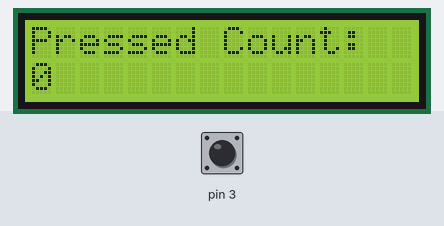
The sketch below on a simulated Arduino Uno, built with avr-gcc and run on an emulated ATmega328P. On the bench: 16×2 character LCD. Inputs (shaded band) come from the test bench; at power-on: pin 3 HIGH.

Above: at 1.2 s.
1.3 s: pin 3 pulled LOW for 0.15 s
At 2.6 s:
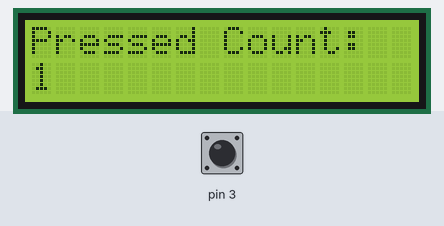
2.9 s: pin 3 pulled LOW for 1 s
At 5.1 s:
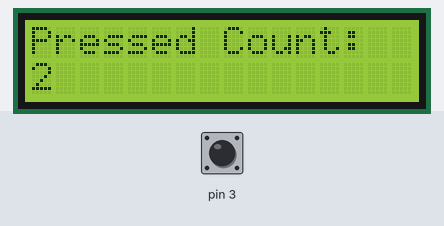
5.4 s: pin 3 pulled LOW for 0.15 s
At 6.7 s:
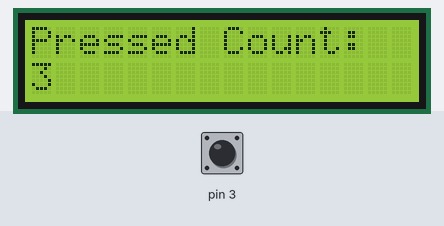
7.0 s: pin 3 pulled LOW for 1 s
At 9.4 s:
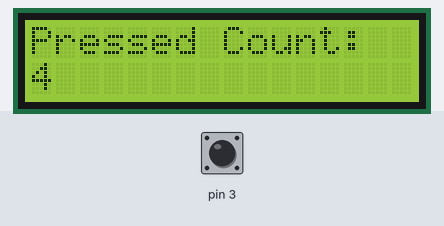
Timing chart, 0 to 10.5 s (numbered marks = the images above; inputs shaded):
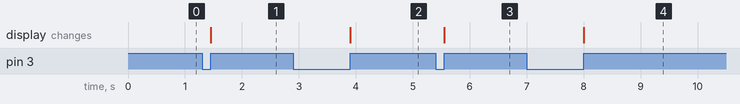

The sketch:

Modified_LCDButton.ino
```cpp
#include <LiquidCrystal.h>          //the liquid crystal library contains commands for printing to the display

LiquidCrystal lcd(13, 12, 11, 10, 9, 8);   // tell the RedBoard what pins are connected to the display
int count = 0;

// my curr/last frame code is inspired by my game programming, checking button states between game frames to see if an input has been checked
bool pressedLastFrame = false;
bool pressedCurrFrame = false;

void setup() {

  lcd.begin(16, 2);                 //tell the lcd library that we are using a display that is 16 characters wide and 2 characters high
  lcd.clear();                      //clear the display

  pinMode(3, INPUT_PULLUP);
}

void loop() {
  // assign button press to last frame/loop
  pressedLastFrame = pressedCurrFrame;

  // check to see if button is pressed this frame
  pressedCurrFrame = digitalRead(3) == LOW;

  if (pressedCurrFrame == false && pressedLastFrame == true) {
    count++;
  }

  lcd.setCursor(0, 0);              //set the cursor to the 0,0 position (top left corner)
  lcd.print("Pressed Count:");       //print hello, world! starting at that position

  lcd.setCursor(0, 1);              //move the cursor to the first space of the bottom row
  lcd.print(count);       //print the number of seconds that have passed since the last reset
}
```

Measured:
- after the input at 1.3 s, the display: changes after 0.15 s (image 1)
- after the input at 2.9 s, the display: changes after 1.0 s (image 2)
- after the input at 5.4 s, the display: changes after 0.15 s (image 3)
- after the input at 7.0 s, the display: changes after 1.0 s (image 4)
